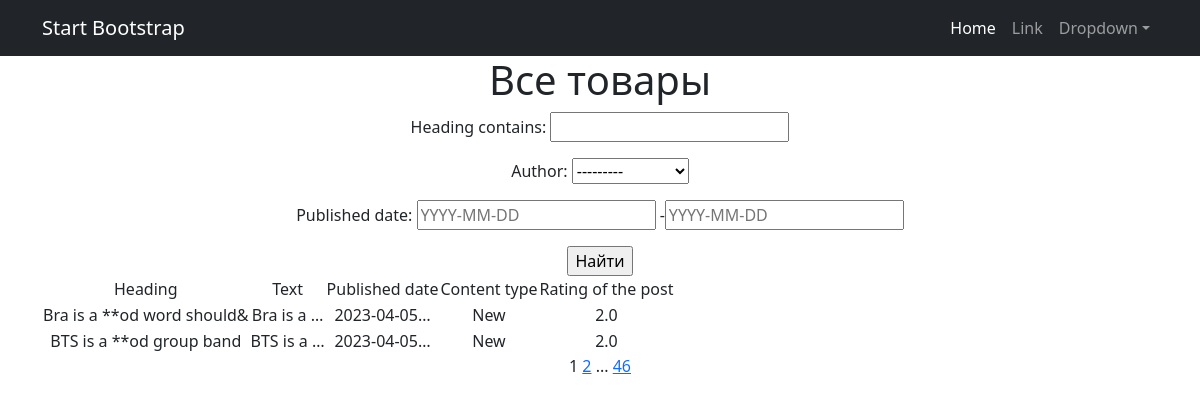
The page /news/search/ (signed in) on the database its author committed.
### news/models.py (models this page shows, shortened)
class Post(models.Model):
    article = "AR"
    news = "NW"
    author = models.ForeignKey('Author', on_delete=models.CASCADE)
    choice = models.CharField(max_length=2, choices=CHOICES, default=news)
    published_date = models.DateTimeField(auto_now_add=True)
    post_category = models.ManyToManyField("Category", through="PostCategory")
    heading = models.CharField(blank=False, unique=True, max_length=255)
    text = models.TextField(blank=False)
    post_rating = models.FloatField(default=0)
    history = HistoricalRecords()

### news/views.py (the view)
# urls.py: path('search/', NewsFilterList.as_view(), name="filter"),
class NewsFilterList(LoginRequiredMixin, ListView):
    model = Post
    ordering = '-published_date'
    template_name = 'news_search.html'
    context_object_name = 'news_search'
    paginate_by = 2
    def get_queryset(self):
        queryset = super().get_queryset()
        self.filterset = PostFilter(self.request.GET, queryset)
        return self.filterset.qs
    def get_context_data(self, **kwargs):
        context = super().get_context_data(**kwargs)
        context['time_now'] = datetime.utcnow()
        context['filterset'] = self.filterset
        return context

### news/models.py (called while the page is built)
    def __str__(self):
        return self.user.username

### news/templatetags/custom_filters.py (called while the page is built)
@register.filter()
def censor(value):
    list_values = value.split(" ")
    new_str = ""
    for i in list_values:
        if i in UNWANTED_WORDS:
            new_str += f'{"*"*(len(i) - 2)}{i[-2]}{i[-1]} '
        else:
            new_str += i + " "
    return new_str

### news/templatetags/custom_tags.py (called while the page is built)
@register.simple_tag(takes_context=True)
def url_replace(context, **kwargs):
    d = context['request'].GET.copy()
    for k, v in kwargs.items():
        d[k] = v
    return d.urlencode()

### templates/news_search.html (shortened to what this page needs)
{% extends 'flatpages/default.html' %}
{% load custom_filters %}
{% load custom_tags %}
{% block content %}
   <h1>Все товары</h1>
   <form action="" method="get">
       {{ filterset.form.as_p }}
       <input type="submit" value="Найти" />
   </form>
   {% if news_search %}
       <table>
           <tr>
               <td>Heading</td>
               <td>Text</td>
               <td>Published date</td>
               <td>Content type</td>
               <td>Rating of the post</td>
           </tr>
           {% for new in news_search %}
           <tr>
               <td>{{ new.heading|censor }}</td>
               <td>{{ new.text|truncatechars:10|censor }}</td>
               <td>{{ new.published_date|truncatechars:11 }}</td>
               {% if new.choice == "AR" %}
               <td>Article</td>
               {% else %}
               <td>New</td>
               {% endif %}
               <td>{{ new.post_rating }}</td>
           </tr>
           {% endfor %}
       </table>
   {% else %}
       <h2>No News!</h2>
   {% endif %}
   {{ page_obj.number }}
   {% if page_obj.has_next %}
       <a href="?{% url_replace page=page_obj.next_page_number %}">{{ page_obj.next_page_number }}</a>
       {% if paginator.num_pages != page_obj.next_page_number %}
           ...
           <a href="?{% url_replace page=page_obj.paginator.num_pages %}">{{ page_obj.paginator.num_pages }}</a>
       {% endif %}
   {% endif %}
{% endblock content %}

### templates/flatpages/default.html (shortened to what this page needs)
<!DOCTYPE html>
<html lang="en">
    <head>
        {% load static %}
        <link href="{% static 'css/styles.css' %}" rel="stylesheet" />
    </head>
    <body>
        <nav class="navbar navbar-expand-lg navbar-dark bg-dark">
            <div class="container">
                <a class="navbar-brand" href="#">Start Bootstrap</a>
                <div class="collapse navbar-collapse" id="navbarSupportedContent">
                    <ul class="navbar-nav ms-auto mb-2 mb-lg-0">
                        <li class="nav-item"><a class="nav-link active" aria-current="page" href="#">Home</a></li>
                        <li class="nav-item"><a class="nav-link" href="#">Link</a></li>
                        <li class="nav-item dropdown">
                            <a class="nav-link dropdown-toggle" id="navbarDropdown" href="#" role="button" data-bs-toggle="dropdown" aria-expanded="false">Dropdown</a>
                        </li>
                    </ul>
                </div>
            </div>
        </nav>
        <div class="container">
           <div class="row">
               <div class="col-lg-12 text-center">
                   {% block content %}{% endblock content %}
               </div>
           </div>
        </div>
    </body>
</html>

### rows shown on the page
Post: heading|censor "Bra is a **od word should&", text|censor "Bra is a …", published_date "2023-04-05…", choice "New", post_rating "2.0"
Post: heading|censor "BTS is a **od group band", text|censor "BTS is a …", published_date "2023-04-05…", choice "New", post_rating "2.0"

### other values the page prints
{{ page_obj.number }} "1"
{{ page_obj.next_page_number }} "2"
{{ page_obj.paginator.num_pages }} "46"
